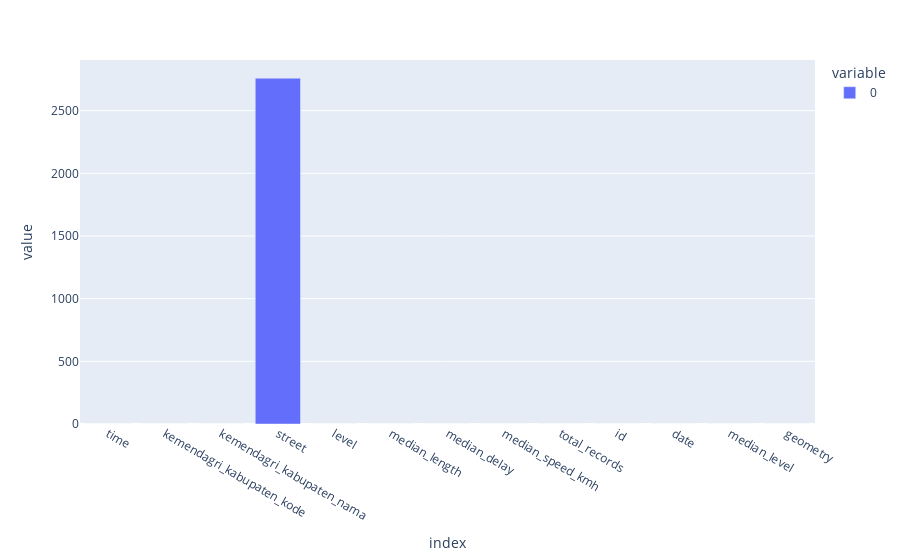

Source (notebook cell):
### Code cell
# analisis null value
df_jams.isna().sum().plot(kind='bar')

### Figure 1 — Plotly figure (JSON) as saved in the notebook; plotly's stock layout.template omitted (floating-point values rounded to 4 significant figures)
{"data": [{"alignmentgroup": "True", "hovertemplate": "variable=0<br>index=%{x}<br>value=%{y}<extra></extra>", "legendgroup": "0", "marker": {"color": "#636efa", "pattern": {"shape": ""}}, "name": "0", "offsetgroup": "0", "orientation": "v", "showlegend": true, "textposition": "auto", "type": "bar", "x": ["time", "kemendagri_kabupaten_kode", "kemendagri_kabupaten_nama", "street", "level", "median_length", "median_delay", "median_speed_kmh", "total_records", "id", "date", "median_level", "geometry"], "xaxis": "x", "y": [0, 0, 0, 2759, 0, 0, 0, 0, 0, 0, 0, 0, 0], "yaxis": "y"}], "layout": {"barmode": "relative", "legend": {"title": {"text": "variable"}, "tracegroupgap": 0}, "margin": {"t": 60}, "xaxis": {"anchor": "y", "domain": [0, 1], "title": {"text": "index"}}, "yaxis": {"anchor": "x", "domain": [0, 1], "title": {"text": "value"}}}}
